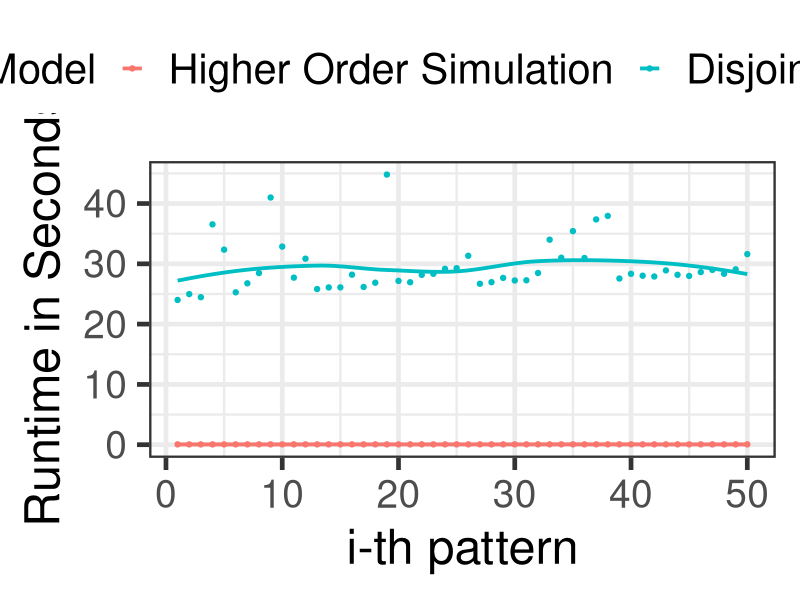
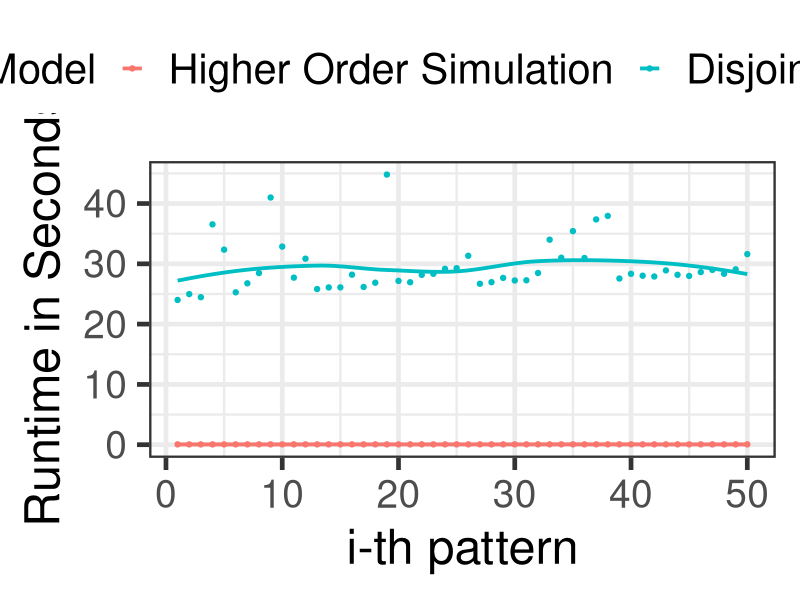

Generate these figures, in order, with R:
library(ggplot2)
N = 35

data   <- read.csv("averaged_runtime.csv")
visual <- ggplot(data, aes(x=pattern_index, y=runtime, colour=model))
visual <- visual + geom_smooth(se=FALSE, size=1.3) + geom_point()+ theme_bw(base_size=N)
visual <- visual + scale_x_continuous("i-th pattern") + scale_y_continuous("Runtime in Seconds") + scale_colour_discrete(name="Model",labels=c("Higher Order Simulation","Disjoint Union")) 
visual <- visual + theme(legend.text=element_text(size=N-5), legend.title=element_text(size=N-5), legend.position="top") 
ggsave(visual,file="asp_fol_vs_decomposed_yoshida.pdf")
print(visual)
